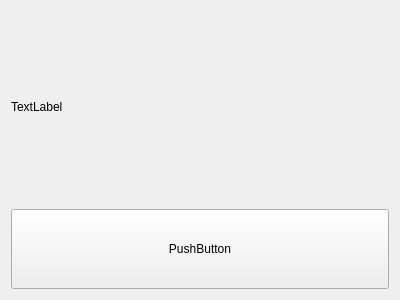
<?xml version="1.0" encoding="UTF-8"?>
<ui version="4.0">
 <class>Widget</class>
 <widget class="QWidget" name="Widget">
  <property name="geometry">
   <rect>
    <x>0</x>
    <y>0</y>
    <width>400</width>
    <height>300</height>
   </rect>
  </property>
  <property name="windowTitle">
   <string>Widget</string>
  </property>
  <layout class="QVBoxLayout" name="verticalLayout">
   <item>
    <widget class="QLabel" name="label">
     <property name="text">
      <string>TextLabel</string>
     </property>
    </widget>
   </item>
   <item>
    <widget class="QPushButton" name="pushButton">
     <property name="minimumSize">
      <size>
       <width>0</width>
       <height>80</height>
      </size>
     </property>
     <property name="text">
      <string>PushButton</string>
     </property>
    </widget>
   </item>
  </layout>
 </widget>
 <layoutdefault spacing="6" margin="11"/>
 <resources/>
 <connections/>
</ui>
